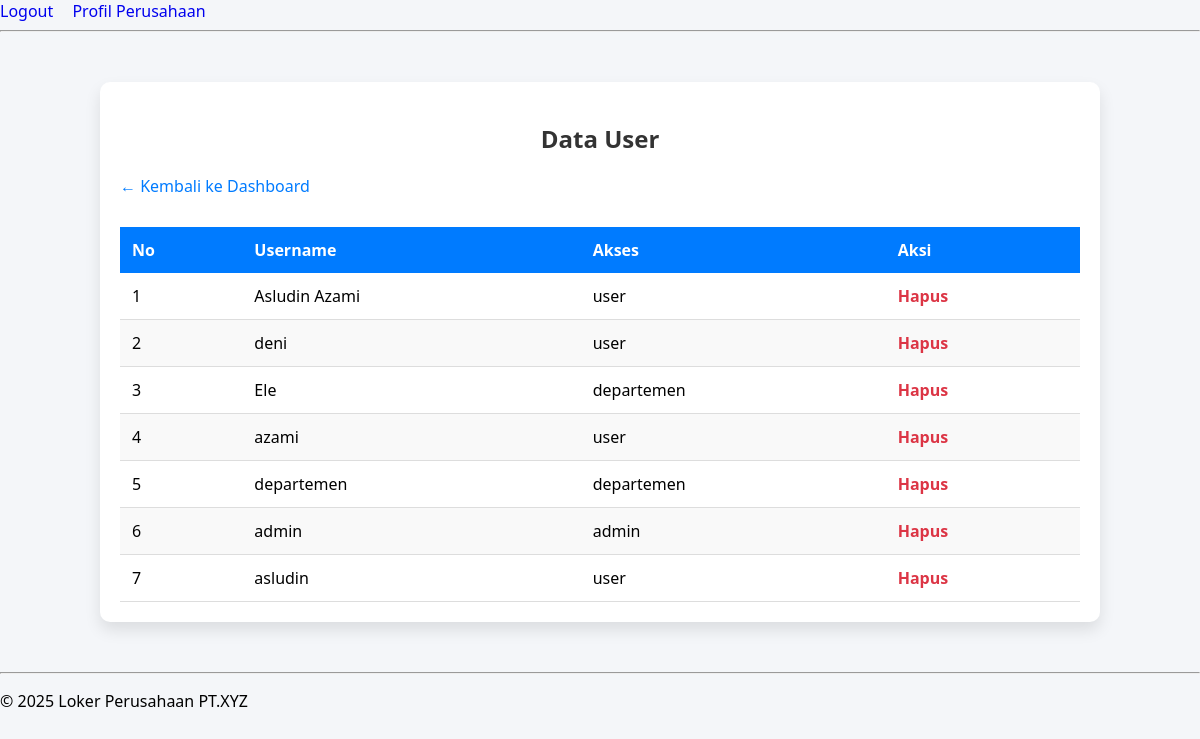
Screenshot of /loker_perusahaan/admin/data_user.php (signed in) with the database file from the repository.
### tables this page shows
CREATE TABLE `user` (
  `id_user` int(11) NOT NULL,
  `user` varchar(50) DEFAULT NULL,
  `pass` varchar(255) DEFAULT NULL,
  `akses` enum('admin','user','departemen') DEFAULT NULL
);

### loker_perusahaan/admin/data_user.php (the view, shortened to what this page needs)
<?php
include '../config/koneksi.php';
include '../includes/header.php';
echo '<link rel="stylesheet" href="../assets/css/admin/data_user.css">';
$result = mysqli_query($koneksi, "SELECT * FROM user ORDER BY id_user DESC");
?>
<div class="container">
    <h2>Data User</h2>
    <a class="back-link" href="../pages/dashboard_admin.php">← Kembali ke Dashboard</a>
    <div class="table-wrapper">
        <table>
            <thead>
                <tr>
                    <th>No</th>
                    <th>Username</th>
                    <th>Akses</th>
                    <th>Aksi</th>
                </tr>
            </thead>
            <tbody>
                <?php $no = 1; while ($row = mysqli_fetch_assoc($result)) : ?>
                    <tr>
                        <td><?= $no++ ?></td>
                        <td><?= htmlspecialchars($row['user']) ?></td>
                        <td><?= htmlspecialchars($row['akses']) ?></td>
                        <td>
                            <a class="btn-delete" href="data_user.php?hapus=<?= $row['id_user'] ?>" onclick="return confirm('Yakin ingin menghapus user ini?')">Hapus</a>
                        </td>
                    </tr>
                <?php endwhile; ?>
            </tbody>
        </table>
    </div>
</div>
<?php include '../includes/footer.php'; ?>

### loker_perusahaan/assets/css/admin/data_user.css (style rules this page uses)
body { font-family: 'Segoe UI', Tahoma, Geneva, Verdana, sans-serif; background-color: #f4f6f9; margin: 0; padding: 0; }
.container { max-width: 960px; margin: 50px auto; padding: 20px; background: #ffffff; box-shadow: 0 8px 16px rgba(0, 0, 0, 0.1); border-radius: 10px; }
h2 { text-align: center; color: #333; margin-bottom: 20px; }
.back-link { display: inline-block; margin-bottom: 20px; color: #007bff; text-decoration: none; font-weight: 500; }
.table-wrapper { overflow-x: auto; }
table { width: 100%; border-collapse: collapse; margin-top: 10px; }
thead { background-color: #007bff; color: #fff; }
thead th { text-align: left; padding: 12px; }
tbody td { padding: 12px; border-bottom: 1px solid #ddd; }
tbody tr:nth-child(even) { background-color: #f9f9f9; }
.btn-delete { color: #dc3545; text-decoration: none; font-weight: bold; transition: color 0.3s ease; }

### loker_perusahaan/includes/header.php (style rules this page uses)
body { font-family: Arial, sans-serif; padding: 20px; }

### rows the page displays
user: user "Asludin Azami", akses "user"
user: user "deni", akses "user"
user: user "Ele", akses "departemen"
user: user "azami", akses "user"
user: user "departemen", akses "departemen"
user: user "admin", akses "admin"
user: user "asludin", akses "user"
